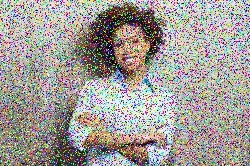
#> input picture module4/Mod4CT1.jpg, 250 x 166 px
$ python image_filtering.py
#> lines starting #> are read from the running program, lines starting #| are printed output that depends on the picture
import cv2
import numpy as np
import matplotlib.pyplot as plt

# Read the image
img = cv2.imread('Mod4CT1.jpg', cv2.IMREAD_GRAYSCALE)
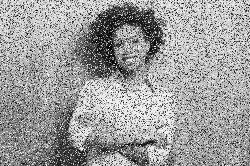
#> img: shape (166, 250); min 0, max 255, mean 157

# Define kernel sizes
kernel_sizes = [3, 5, 7]

# Define sigma values for Gaussian filter
# Using sigma = 0.3 * ((kernel_size-1) * 0.5 - 1) + 0.8 as a rule of thumb
# This ensures sigma scales appropriately with kernel size
sigma_values = [0.8, 1.5]  # Two different sigma values

# Create figure for subplots
fig, axes = plt.subplots(len(kernel_sizes), 4, figsize=(15, 12))
fig.suptitle('Image Filtering Results', fontsize=16)

# Process image with different filters and kernel sizes
for i, kernel_size in enumerate(kernel_sizes):
    # Mean filter
    mean_filtered = cv2.blur(img, (kernel_size, kernel_size))
    axes[i, 0].imshow(mean_filtered, cmap='gray')
    axes[i, 0].set_title(f'Mean Filter ({kernel_size}x{kernel_size})')
    axes[i, 0].axis('off')

    # Median filter
    median_filtered = cv2.medianBlur(img, kernel_size)
    axes[i, 1].imshow(median_filtered, cmap='gray')
    axes[i, 1].set_title(f'Median Filter ({kernel_size}x{kernel_size})')
    axes[i, 1].axis('off')

    # Gaussian filter with first sigma value
    gaussian_filtered1 = cv2.GaussianBlur(img, (kernel_size, kernel_size), sigma_values[0])
    axes[i, 2].imshow(gaussian_filtered1, cmap='gray')
    axes[i, 2].set_title(f'Gaussian Filter (σ={sigma_values[0]})')
    axes[i, 2].axis('off')

    # Gaussian filter with second sigma value
    gaussian_filtered2 = cv2.GaussianBlur(img, (kernel_size, kernel_size), sigma_values[1])
    axes[i, 3].imshow(gaussian_filtered2, cmap='gray')
    axes[i, 3].set_title(f'Gaussian Filter (σ={sigma_values[1]})')
    axes[i, 3].axis('off')
#> this loop made 3 passes
#> pass 1, `mean_filtered = cv2.blur(img, (kernel_size, kernel_size))`:
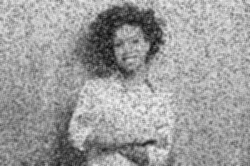
#> mean_filtered: shape (166, 250); min 8, max 241, mean 157
#> pass 1, `median_filtered = cv2.medianBlur(img, kernel_size)`:
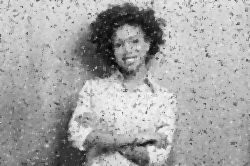
#> median_filtered: shape (166, 250); min 5, max 245, mean 165.8
#> pass 1, `gaussian_filtered1 = cv2.GaussianBlur(img, (kernel_size, kernel_size),..`:
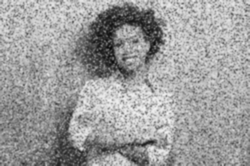
#> gaussian_filtered1: shape (166, 250); min 8, max 242, mean 157

# Add row labels
row_labels = ['3x3 Kernel', '5x5 Kernel', '7x7 Kernel']
for i, label in enumerate(row_labels):
    axes[i, 0].set_ylabel(label, fontsize=12)

# Adjust layout and display
plt.tight_layout()
plt.show()
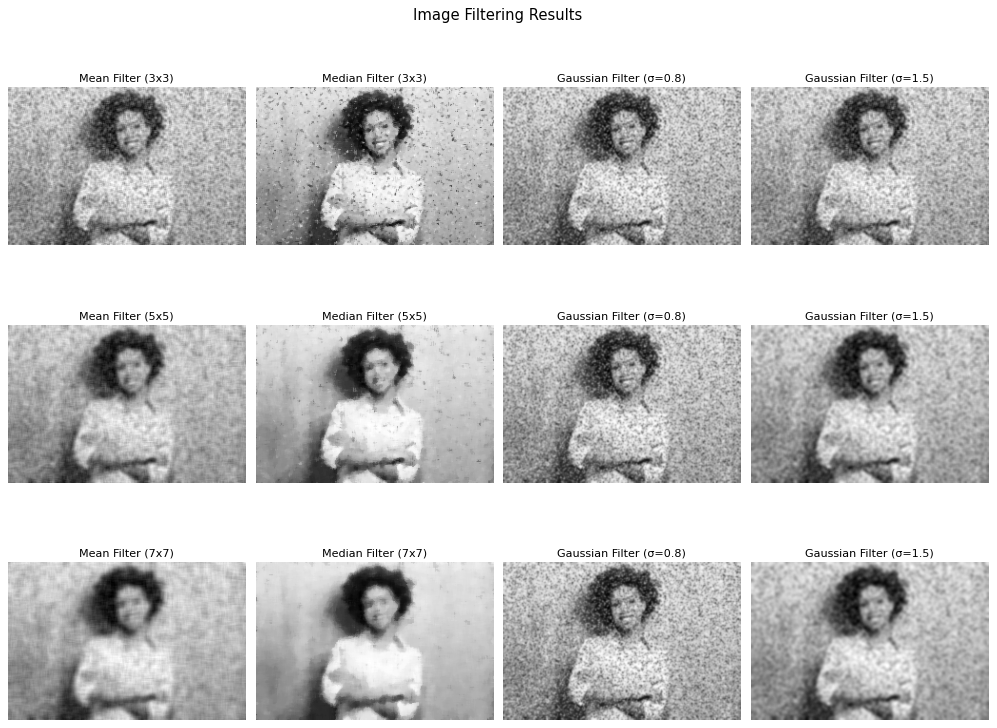
#> figure drawn by matplotlib, 12 panels
